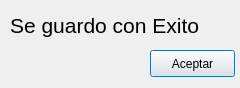
<?xml version="1.0" encoding="UTF-8"?>
<ui version="4.0">
 <class>UsuarioError</class>
 <widget class="QDialog" name="UsuarioError">
  <property name="geometry">
   <rect>
    <x>0</x>
    <y>0</y>
    <width>240</width>
    <height>88</height>
   </rect>
  </property>
  <property name="windowTitle">
   <string>Dialog</string>
  </property>
  <widget class="QLabel" name="label">
   <property name="geometry">
    <rect>
     <x>10</x>
     <y>10</y>
     <width>221</width>
     <height>31</height>
    </rect>
   </property>
   <property name="font">
    <font>
     <pointsize>16</pointsize>
    </font>
   </property>
   <property name="text">
    <string>Se guardo con Exito</string>
   </property>
  </widget>
  <widget class="QPushButton" name="botonRegresaLogin">
   <property name="geometry">
    <rect>
     <x>150</x>
     <y>50</y>
     <width>85</width>
     <height>27</height>
    </rect>
   </property>
   <property name="text">
    <string>Aceptar</string>
   </property>
  </widget>
 </widget>
 <resources/>
 <connections/>
</ui>
